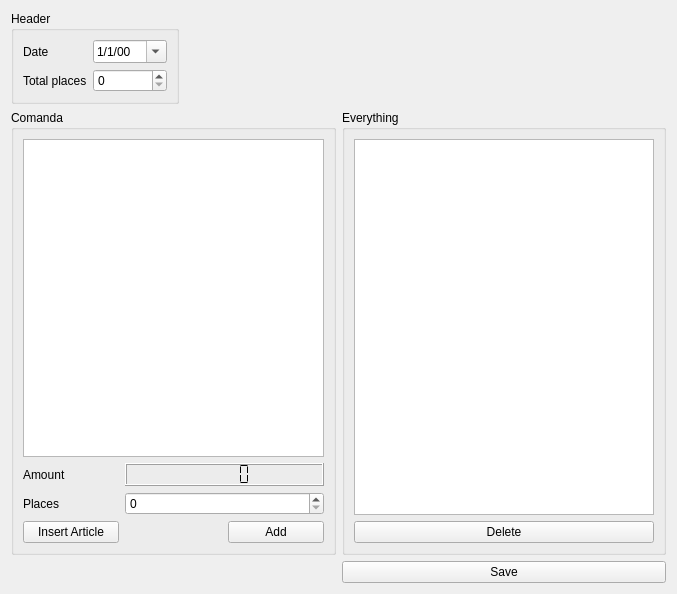
<?xml version="1.0" encoding="UTF-8"?>
<ui version="4.0">
 <class>workUi</class>
 <widget class="QWidget" name="workUi">
  <property name="geometry">
   <rect>
    <x>0</x>
    <y>0</y>
    <width>677</width>
    <height>594</height>
   </rect>
  </property>
  <property name="windowTitle">
   <string>Form</string>
  </property>
  <layout class="QGridLayout" name="gridLayout_4">
   <item row="0" column="0">
    <widget class="QGroupBox" name="groupBox">
     <property name="sizePolicy">
      <sizepolicy hsizetype="Fixed" vsizetype="Fixed">
       <horstretch>0</horstretch>
       <verstretch>0</verstretch>
      </sizepolicy>
     </property>
     <property name="title">
      <string>Header</string>
     </property>
     <layout class="QGridLayout" name="gridLayout">
      <item row="0" column="0">
       <widget class="QLabel" name="label">
        <property name="text">
         <string>Date</string>
        </property>
       </widget>
      </item>
      <item row="0" column="1">
       <widget class="QDateEdit" name="dateEdit">
        <property name="currentSection">
         <enum>QDateTimeEdit::MonthSection</enum>
        </property>
        <property name="displayFormat">
         <string>d/M/yy</string>
        </property>
        <property name="calendarPopup">
         <bool>true</bool>
        </property>
       </widget>
      </item>
      <item row="1" column="0">
       <widget class="QLabel" name="label_2">
        <property name="text">
         <string>Total places</string>
        </property>
       </widget>
      </item>
      <item row="1" column="1">
       <widget class="QSpinBox" name="spinPlaces"/>
      </item>
     </layout>
    </widget>
   </item>
   <item row="1" column="0">
    <widget class="QGroupBox" name="groupBox_2">
     <property name="sizePolicy">
      <sizepolicy hsizetype="MinimumExpanding" vsizetype="Preferred">
       <horstretch>0</horstretch>
       <verstretch>0</verstretch>
      </sizepolicy>
     </property>
     <property name="title">
      <string>Comanda</string>
     </property>
     <layout class="QGridLayout" name="gridLayout_2">
      <item row="0" column="0" colspan="3">
       <widget class="QTableView" name="tableComanda"/>
      </item>
      <item row="1" column="0">
       <widget class="QLabel" name="label_3">
        <property name="text">
         <string>Amount</string>
        </property>
       </widget>
      </item>
      <item row="2" column="0">
       <widget class="QLabel" name="label_4">
        <property name="text">
         <string>Places</string>
        </property>
       </widget>
      </item>
      <item row="2" column="1" colspan="2">
       <widget class="QSpinBox" name="spinLocalPlaces"/>
      </item>
      <item row="3" column="0">
       <widget class="QPushButton" name="pushNew">
        <property name="text">
         <string>Insert Article</string>
        </property>
        <property name="icon">
         <iconset resource="../../../core/res.qrc">
          <normaloff>:/aggiungi16x16.png</normaloff>:/aggiungi16x16.png</iconset>
        </property>
       </widget>
      </item>
      <item row="3" column="2">
       <widget class="QPushButton" name="pushAdd">
        <property name="text">
         <string>Add</string>
        </property>
        <property name="icon">
         <iconset resource="../../../core/res.qrc">
          <normaloff>:/rigth_arrow-32.png</normaloff>:/rigth_arrow-32.png</iconset>
        </property>
       </widget>
      </item>
      <item row="1" column="1" colspan="2">
       <widget class="QLCDNumber" name="lcdAmount">
        <property name="segmentStyle">
         <enum>QLCDNumber::Flat</enum>
        </property>
       </widget>
      </item>
     </layout>
    </widget>
   </item>
   <item row="1" column="1">
    <widget class="QGroupBox" name="groupBox_3">
     <property name="sizePolicy">
      <sizepolicy hsizetype="MinimumExpanding" vsizetype="Preferred">
       <horstretch>0</horstretch>
       <verstretch>0</verstretch>
      </sizepolicy>
     </property>
     <property name="title">
      <string>Everything</string>
     </property>
     <layout class="QGridLayout" name="gridLayout_3">
      <item row="2" column="0">
       <widget class="QTableView" name="tableEverything"/>
      </item>
      <item row="3" column="0">
       <widget class="QPushButton" name="pushDelete">
        <property name="text">
         <string>Delete</string>
        </property>
        <property name="icon">
         <iconset resource="../../../core/res.qrc">
          <normaloff>:/elimina24x24.png</normaloff>:/elimina24x24.png</iconset>
        </property>
       </widget>
      </item>
     </layout>
    </widget>
   </item>
   <item row="2" column="1">
    <widget class="QPushButton" name="pushSave">
     <property name="text">
      <string>Save</string>
     </property>
     <property name="icon">
      <iconset resource="../../../core/res.qrc">
       <normaloff>:/conferma24x24.png</normaloff>:/conferma24x24.png</iconset>
     </property>
    </widget>
   </item>
  </layout>
 </widget>
 <resources>
  <include location="../../../core/res.qrc"/>
 </resources>
 <connections>
  <connection>
   <sender>pushAdd</sender>
   <signal>clicked()</signal>
   <receiver>workUi</receiver>
   <slot>addComanda()</slot>
   <hints>
    <hint type="sourcelabel">
     <x>221</x>
     <y>372</y>
    </hint>
    <hint type="destinationlabel">
     <x>221</x>
     <y>297</y>
    </hint>
   </hints>
  </connection>
  <connection>
   <sender>pushDelete</sender>
   <signal>clicked()</signal>
   <receiver>workUi</receiver>
   <slot>deleteRow()</slot>
   <hints>
    <hint type="sourcelabel">
     <x>221</x>
     <y>560</y>
    </hint>
    <hint type="destinationlabel">
     <x>221</x>
     <y>297</y>
    </hint>
   </hints>
  </connection>
  <connection>
   <sender>pushNew</sender>
   <signal>clicked()</signal>
   <receiver>workUi</receiver>
   <slot>newRowPressed()</slot>
   <hints>
    <hint type="sourcelabel">
     <x>68</x>
     <y>355</y>
    </hint>
    <hint type="destinationlabel">
     <x>221</x>
     <y>297</y>
    </hint>
   </hints>
  </connection>
  <connection>
   <sender>pushSave</sender>
   <signal>clicked()</signal>
   <receiver>workUi</receiver>
   <slot>save()</slot>
   <hints>
    <hint type="sourcelabel">
     <x>505</x>
     <y>573</y>
    </hint>
    <hint type="destinationlabel">
     <x>338</x>
     <y>296</y>
    </hint>
   </hints>
  </connection>
 </connections>
 <slots>
  <slot>deleteRow()</slot>
  <slot>save()</slot>
  <slot>noSave()</slot>
  <slot>addComanda()</slot>
  <slot>newRowPressed()</slot>
  <slot>dateChanged(QDate)</slot>
 </slots>
</ui>
